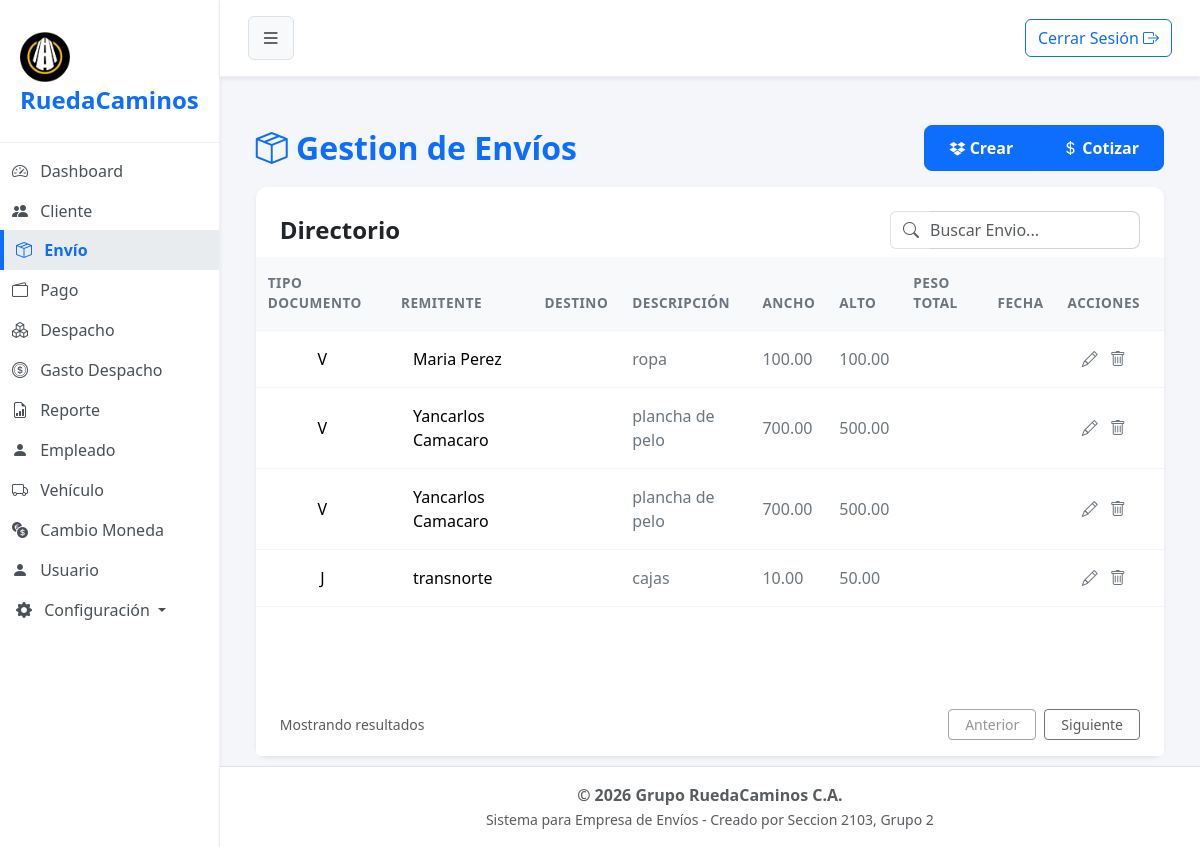
The page /?url=envio (signed in) on the database its author committed.
### tables this page shows
CREATE TABLE `participante_envio` (
  `cod_cliente` int(10) NOT NULL,
  `cod_envio` int(11) NOT NULL,
  `rol_cliente` varchar(15) NOT NULL
);

CREATE TABLE `cliente` (
  `cod_cliente` int(10) NOT NULL,
  `doc_identidad` int(10) NOT NULL COMMENT 'puede ser el rif,cedula,etc',
  `razon_social` varchar(30) NOT NULL,
  `apellido` varchar(20) DEFAULT NULL,
  `telefono` varchar(11) NOT NULL,
  `email` varchar(80) DEFAULT NULL,
  `tipo_documento` varchar(1) NOT NULL COMMENT 'v=venezolano,j=juridico, e=extranjero, g=gubernamental',
  `estado` tinyint(1) NOT NULL
);

CREATE TABLE `envio` (
  `cod_envio` int(11) NOT NULL,
  `fecha` datetime NOT NULL,
  `monto_total` decimal(8,2) DEFAULT NULL,
  `estado` tinyint(1) NOT NULL,
  `cod_despacho` int(11) DEFAULT NULL,
  `peso_total` decimal(6,2) DEFAULT NULL,
  `anchura` decimal(5,2) NOT NULL,
  `altura` decimal(5,2) NOT NULL,
  `descrip_contenido` varchar(50) NOT NULL,
  `distancia_total` float(7,2) DEFAULT NULL,
  `cod_unidadmedida` int(1) DEFAULT NULL,
  `cod_preciokilometraje` int(11) DEFAULT NULL,
  `estatus_fragil` tinyint(1) NOT NULL
);

### app/controller/envioController.php (called while the page is built, shortened)
<?php
$envio = new Envio();
$registros = $envio->obt_RegistrosEnvio();
include 'app/view/layout/header.php';
include 'app/view/envio/envioView.php';
include 'app/view/layout/footer.php';

### index.php (called while the page is built, shortened)
<?php
    $frontController = new FrontController();
?>

### app/config/Conexion.php (called while the page is built, shortened)
<?php
abstract class Conexion
{
    public $host = "localhost";
    public $namedb = "grupo_ruedacaminos";
    public $userdb = "root";
    public $passwd = "";
    public function __construct()
    {
        $this->conexion = $this->getConnection();
    }
    public function getConnection(): PDO
    {
        try {
            $dsn = "mysql:host=" . $this->host . ";dbname=" . $this->namedb . ";charset=utf8";
            $conexion = new PDO($dsn, $this->userdb, $this->passwd);
            $conexion->setAttribute(PDO::ATTR_ERRMODE, PDO::ERRMODE_EXCEPTION);
        } catch (PDOException $error) {
            die('No se pudo conectar a la base de datos, error:' . $error->getMessage());
        }
        return $conexion;
    }
}

### app/model/Envio.php (called while the page is built, shortened)
<?php
class Envio extends Conexion
{
    public function obt_RegistrosEnvio()
    {
        try {
            $sentencia = "SELECT participante_envio.*, cliente.*, envio.*
            FROM participante_envio
            INNER JOIN cliente
            ON participante_envio.cod_cliente= cliente.cod_cliente
            INNER JOIN envio
    		ON participante_envio.cod_envio = envio.cod_envio
            WHERE cliente.estado=1 and envio.estado=1 and participante_envio.rol_cliente='Remitente';";
            $select = $this->conexion->prepare($sentencia);
            $select->execute();
            return $select->fetchAll(\PDO::FETCH_ASSOC);
        } catch (\PDOException $e) {
            return [];
        }
    }
}

### app/view/envio/componentes/tabla.php (shortened to what this page needs)
<div class="card-body p-0">
    <div class="table-responsive">
        <table class="table table-hover align-middle mb-0">
            <thead class="table-light table-header-custom">
                <tr>
                    <th>TIPO DOCUMENTO</th>
                    <th>REMITENTE</th>
                    <th>DESTINO</th>
                    <th>DESCRIPCIÓN</th>
                    <th>ANCHO</th>
                    <th>ALTO</th>
                    <th>PESO TOTAL</th>
                    <th>FECHA</th>
                    <th class="pe-4 text-center">ACCIONES</th>
                </tr>
            </thead>
            <tbody>
                <?php foreach ($registros as $dato): ?>
                    <tr>
                          <td class="text-center"><?= $dato['tipo_documento']; ?></td>
                        <td class="ps-4 fw-medium"><?= $dato['razon_social']." ".$dato['apellido']; ?></td>
                        <td>
                        </td>
                        <td class="text-secondary"><?= $dato['descrip_contenido']; ?></td>
                        <td class="text-secondary"><?= $dato['anchura']; ?></td>
                        <td class="text-secondary"><?= $dato['altura']; ?></td>
                        <td class="text-secondary"><?= $dato['peso_total']; ?></td>
                        <td class="text-center">
                            <span class="badge">
                            </span>
                        </td>
                        <td class="pe-4 text-center">
                            <a href="#" class="text-secondary me-2 text-decoration-none" title="Modificar"
                                data-bs-toggle="modal" data-bs-target="#carouselEnvio">
                                <i class="bi bi-pencil"></i>
                            </a>
                            <a href="?url=envio&type=delete&id=<? ?>" class="text-secondary text-decoration-none" title="Eliminar" onclick="return confirm('¿Está seguro de eliminar este envío?');"><i class="bi bi-trash"></i></a>
                        </td>
                    </tr>
                <?php endforeach; ?>
            </tbody>
        </table>
    </div>
</div>

### assets/css/styles.css (style rules this page uses)
body { background-color: #f4f6f9; font-family: "Segoe UI", Tahoma, Geneva, Verdana, sans-serif; overflow-x: hidden; }
.table> :not(caption)>*>* { padding: 1rem 0.75rem; border-bottom-color: #f1f5f9; }
.table-header-custom th { color: #6c757d; font-weight: 600; font-size: 0.85rem; letter-spacing: 0.5px; }

### rows shown on the page
participante_envio: cod_cliente.tipo_documento "V", cod_cliente.razon_social "Maria", cod_cliente.apellido "Perez", cod_envio.descrip_contenido "ropa", cod_envio.anchura "100.00", cod_envio.altura "100.00"
participante_envio: cod_cliente.tipo_documento "V", cod_cliente.razon_social "Yancarlos", cod_cliente.apellido "Camacaro", cod_envio.descrip_contenido "plancha de pelo", cod_envio.anchura "700.00", cod_envio.altura "500.00"
participante_envio: cod_cliente.tipo_documento "V", cod_cliente.razon_social "Yancarlos", cod_cliente.apellido "Camacaro", cod_envio.descrip_contenido "plancha de pelo", cod_envio.anchura "700.00", cod_envio.altura "500.00"
participante_envio: cod_cliente.tipo_documento "J", cod_cliente.razon_social "transnorte", cod_envio.descrip_contenido "cajas", cod_envio.anchura "10.00", cod_envio.altura "50.00"
